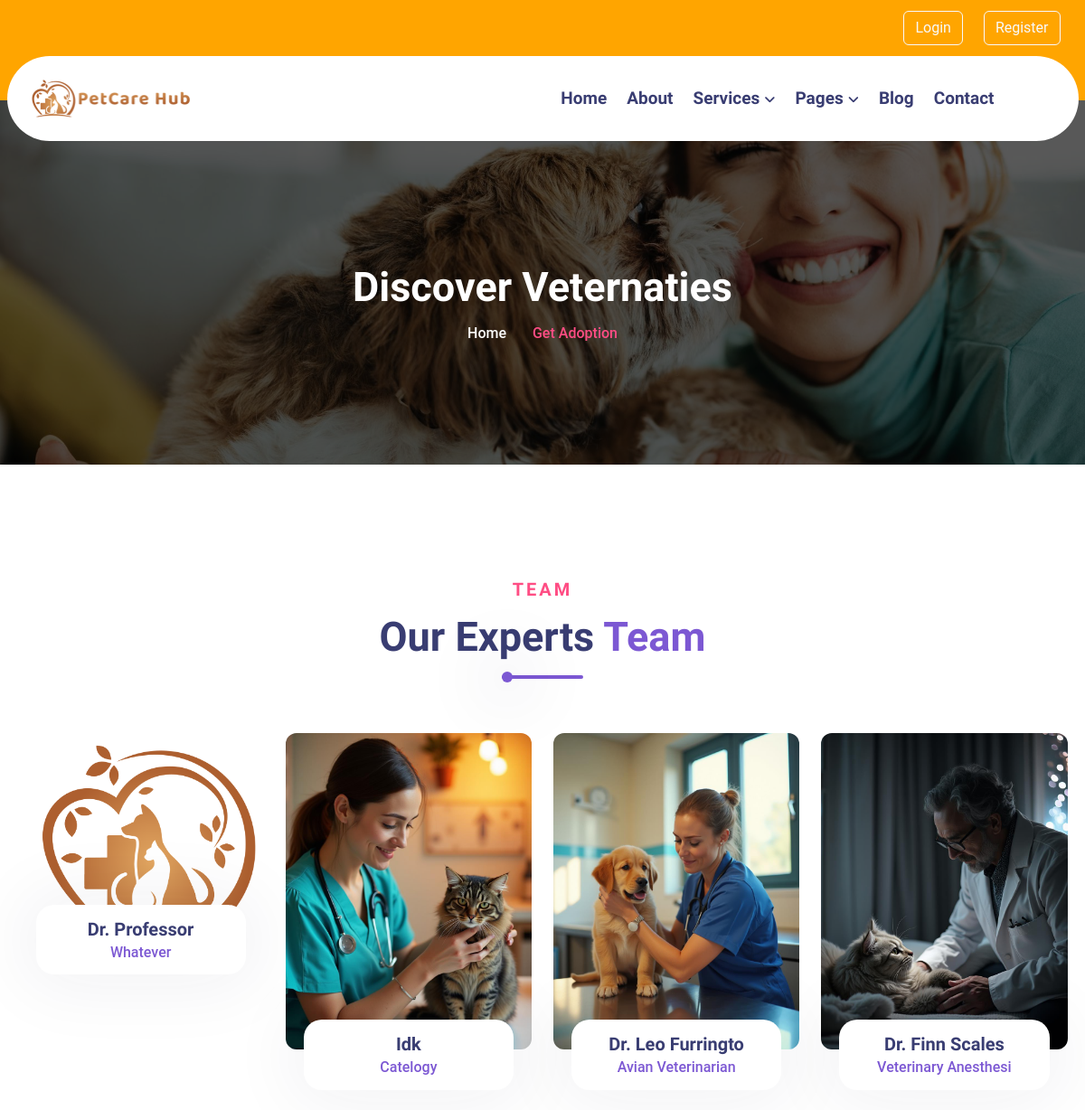
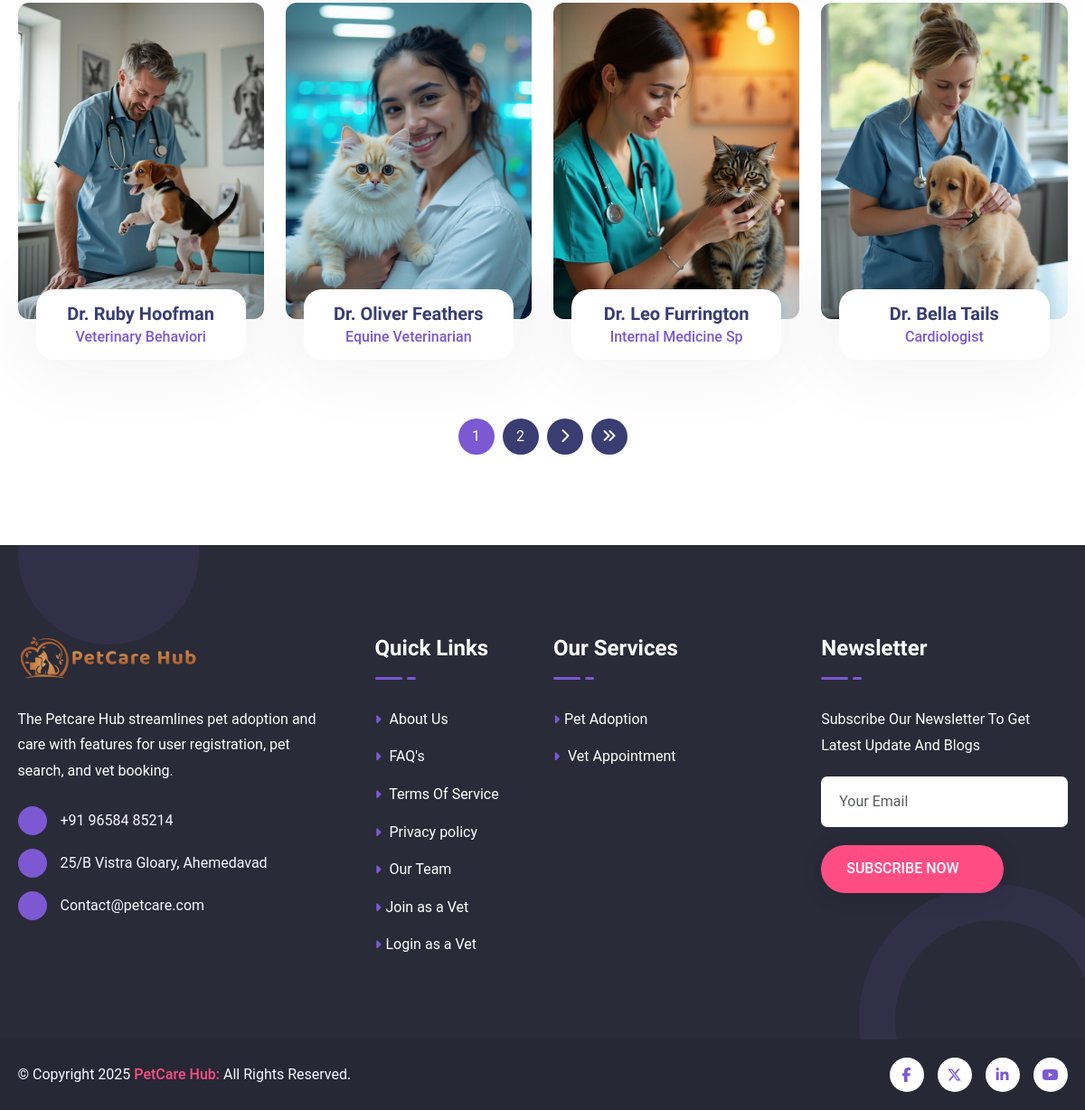
Page /vetdis/ on the committed database (2 pictures, top to bottom).
### myapp/models.py (models this page shows, shortened)
class vetRegisterDB(models.Model):
    Name = models.CharField(max_length=30)
    Email = models.EmailField()
    Password = models.CharField(max_length=40)
    Photo = models.ImageField(upload_to='photos')
    Gender = models.CharField(max_length=10)
    Phone = models.BigIntegerField()
    LicenseFile = models.FileField(upload_to='files',default=None,max_length=250)
    Address = models.TextField()
    Specialization = models.CharField(max_length=20)
    YearsOfExperience = models.IntegerField()
    ClinicName = models.CharField(max_length=60)
    Price = models.IntegerField(default=500)
    TimeStamp = models.DateTimeField(auto_now_add=True)
    def vet_photo(self):
        return mark_safe('<img src="{}" width="100"/>'.format(self.Photo.url))
    vet_photo.allow_tags = True

### myapp/views.py (the view)
# urls.py: path('vetdis/',views.vetdiscoverpage),
def vetdiscoverpage(request):
    fetchdata = vetRegisterDB.objects.all().order_by('-id')  # Fetch all vets, latest first
    paginator = Paginator(fetchdata, 8)  # Show 8 veterinarians per page
    page_number = request.GET.get('page')
    page_data = paginator.get_page(page_number)
    context = {
        "vetdis": page_data
    }
    return render(request,"vetdiscover.html",context)

### myapp/templates/vetdiscover.html (shortened to what this page needs)
<!DOCTYPE html>
<html lang="en">
<head>
    <link rel="stylesheet" href="/static/css/bootstrap.min.css">
    <link rel="stylesheet" href="/static/css/all-fontawesome.min.css">
    <link rel="stylesheet" href="/static/css/icomoon.css">
    <link rel="stylesheet" href="/static/css/animate.min.css">
    <link rel="stylesheet" href="/static/css/magnific-popup.min.css">
    <link rel="stylesheet" href="/static/css/owl.carousel.min.css">
    <link rel="stylesheet" href="/static/css/style.css">
</head>
<body>
{% include 'nav.html' %}
       <main class="main">
       <div class="site-breadcrumb" style="background: url(/static/img/breadcrumb/01.jpg)">
            <div class="container">
                <h2 class="breadcrumb-title">Discover Veternaties</h2>
                <ul class="breadcrumb-menu">
                    <li><a href="index.html">Home</a></li>
                    <li class="active">Get Adoption</li>
                </ul>
            </div>
        </div>
        <div class="team-area pt-120 pb-100">
            <div class="container">
                <div class="row">
                    <div class="col-lg-6 mx-auto wow fadeInDown" data-wow-duration="1s" data-wow-delay=".25s">
                        <div class="site-heading text-center">
                            <span class="site-title-tagline">Team</span>
                            <h2 class="site-title">Our Experts <span>Team</span></h2>
                            <div class="heading-divider"></div>
                        </div>
                    </div>
                </div>
           <div class="row">
    {% for i in vetdis %}
    <div class="col-md-6 col-lg-3">
        <div class="team-item wow fadeInUp" data-wow-duration="1s" data-wow-delay=".25s">
            <div class="team-img">
                <a href="/svp/{{ i.id }}">
                    <img src="/media/{{ i.Photo }}" alt="thumb">
                </a>
            </div>
            <div class="team-content">
                <div class="team-bio">
                    <h5><a href="#">{{ i.Name }}</a></h5>
                    <span>{{ i.Specialization }}</span>
                </div>
            </div>
        </div>
    </div>
    {% empty %}
    <p class="text-center">No veterinarians found.</p>
    {% endfor %}
</div>
                <div class="pagination-area">
    <nav aria-label="Page navigation">
        <ul class="pagination justify-content-center">
            {% for num in vetdis.paginator.page_range %}
            <li class="page-item {% if num == vetdis.number %}active{% endif %}">
                <a class="page-link" href="?page={{ num }}">{{ num }}</a>
            </li>
            {% endfor %}
            {% if vetdis.has_next %}
            <li class="page-item">
                <a class="page-link" href="?page={{ vetdis.next_page_number }}" aria-label="Next">
                    <i class="fas fa-chevron-right"></i>
                </a>
            </li>
            <li class="page-item">
                <a class="page-link" href="?page={{ vetdis.paginator.num_pages }}" aria-label="Last">
                    <i class="fas fa-angle-double-right"></i>
                </a>
            </li>
            {% endif %}
        </ul>
    </nav>
</div>
                </div>
            </div>
    {% include 'footer.html' %}
       </main>
</body>
</html>

### rows in the picture
vetRegisterDB: Photo (picture), Name "Dr. Professor", Specialization "Whatever"
vetRegisterDB: Photo (picture), Name "Idk", Specialization "Catelogy"
vetRegisterDB: Photo (picture), Name "Dr. Leo Furringto", Specialization "Avian Veterinarian"
vetRegisterDB: Photo (picture), Name "Dr. Finn Scales", Specialization "Veterinary Anesthesi"
vetRegisterDB: Photo (picture), Name "Dr. Ruby Hoofman", Specialization "Veterinary Behaviori"
vetRegisterDB: Photo (picture), Name "Dr. Oliver Feathers", Specialization "Equine Veterinarian"
vetRegisterDB: Photo (picture), Name "Dr. Leo Furrington", Specialization "Internal Medicine Sp"
vetRegisterDB: Photo (picture), Name "Dr. Bella Tails", Specialization "Cardiologist"

### other values in the picture
{{ num }} "1" "2"
